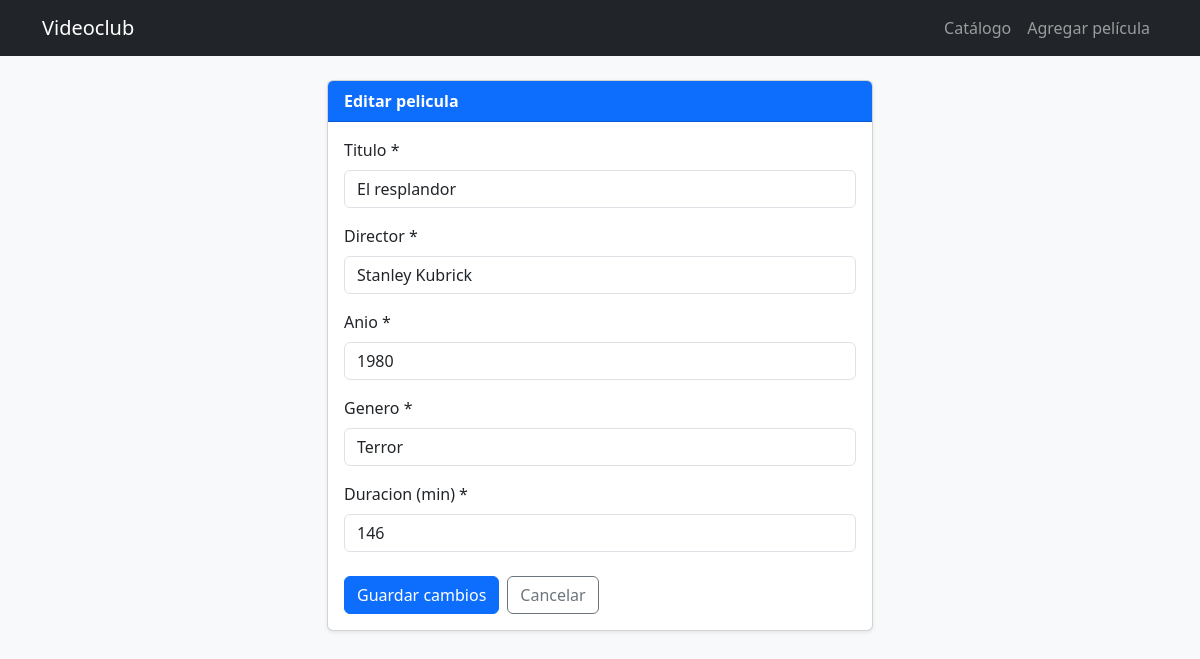
/index.php?accion=editar&id=7, run on the app's committed database.
### tables this page shows
CREATE TABLE peliculas (
    id        INT AUTO_INCREMENT PRIMARY KEY,
    titulo    VARCHAR(150) NOT NULL,
    director  VARCHAR(100) NOT NULL,
    anio      YEAR         NOT NULL,
    genero    VARCHAR(50)  NOT NULL,
    duracion  INT          NOT NULL   
);

### controllers/peliculas_controller.php (called while the page is built, shortened)
<?php
require_once __DIR__ . '/../models/Pelicula.php';
function accion_editar(Pelicula $modelo): void {
    $id       = (int)($_GET['id'] ?? -1);
    $pelicula = $modelo->porId($id);
    require __DIR__ . '/../views/layouts/header.php';
    require __DIR__ . '/../views/peliculas/editar.php';
    require __DIR__ . '/../views/layouts/footer.php';
}

### models/Pelicula.php (called while the page is built, shortened)
<?php
class Pelicula {
    private PDO $pdo;
    public function __construct(PDO $pdo) {
        $this->pdo = $pdo;
    }
    public function porId(int $id): ?array {
        $stmt = $this->pdo->prepare('SELECT * FROM peliculas WHERE id = ?');
        $stmt->execute([$id]);
        $pelicula = $stmt->fetch();
        return $pelicula ?: null;
    }
}

### views/peliculas/editar.php (the view, shortened to what this page needs)
<div class="row justify-content-center">
    <div class="col-12 col-lg-6">
        <div class="card shadow-sm">
            <div class="card-header bg-primary text-white fw-bold">Editar pelicula</div>
            <div class="card-body">
                <form method="POST" action="index.php?accion=actualizar">
                    <div class="mb-3">
                        <label class="form-label">Titulo *</label>
                        <input type="text" class="form-control" name="titulo" required
                               value="<?= htmlspecialchars($pelicula['titulo']) ?>">
                    </div>
                    <div class="mb-3">
                        <label class="form-label">Director *</label>
                        <input type="text" class="form-control" name="director" required
                               value="<?= htmlspecialchars($pelicula['director']) ?>">
                    </div>
                    <div class="mb-3">
                        <label class="form-label">Anio *</label>
                        <input type="number" class="form-control" name="anio" required
                               min="1901" max="2155"
                               value="<?= htmlspecialchars((string) $pelicula['anio']) ?>">
                    </div>
                    <div class="mb-3">
                        <label class="form-label">Genero *</label>
                        <input type="text" class="form-control" name="genero" required
                               value="<?= htmlspecialchars($pelicula['genero']) ?>">
                    </div>
                    <div class="mb-4">
                        <label class="form-label">Duracion (min) *</label>
                        <input type="number" class="form-control" name="duracion" required min="1"
                               value="<?= htmlspecialchars((string) $pelicula['duracion']) ?>">
                    </div>
                    <div class="d-flex gap-2">
                        <button type="submit" class="btn btn-primary">Guardar cambios</button>
                        <a href="index.php" class="btn btn-outline-secondary">Cancelar</a>
                    </div>
                </form>
            </div>
        </div>
    </div>
</div>

### data on the page
peliculas: titulo "El resplandor", director "Stanley Kubrick", anio "1980", genero "Terror", duracion "146"
